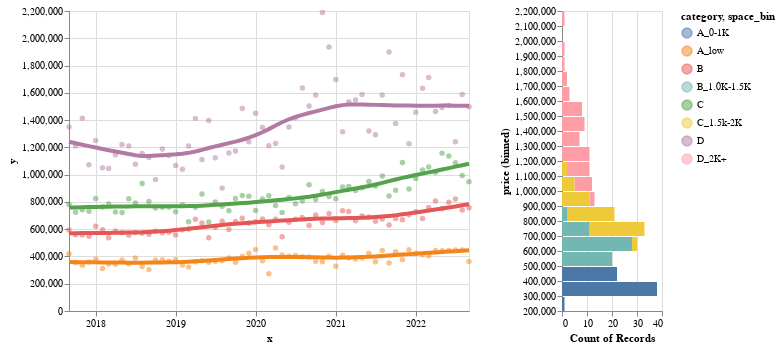

The code cell stored with this chart in its notebook:
### Code cell
test1 = sale_density[['year_month','space_bin','price']].groupby(['year_month','space_bin']).mean()
test1.reset_index(level=0, inplace=True)
test1.reset_index(level=0, inplace=True)

test2=pd.crosstab(mls_data.year_month, mls_data.space_bin,
          aggfunc=np.mean, values=mls_data.price)

sourceMine = pd.DataFrame({
    'x': test2.index,
    'A_low': list(test2['A_0-1K']),
    'B': list(test2['B_1.0K-1.5K']),
    'C': list(test2['C_1.5k-2K']),
    'D': list(test2['D_2K+']),
})

base = alt.Chart(sourceMine).mark_circle(opacity=0.5).transform_fold(
    fold=['A_low', 'B', 'C','D'],
    as_=['category', 'y']
).encode(
    alt.X('x:T'),
    alt.Y('y:Q'),
    alt.Color('category:N')
)

chart2 = alt.Chart(month_pmean).mark_bar().encode(
    x='count()',
    y=alt.Y('price:Q',bin=alt.Bin(maxbins=25)),
    color='space_bin:N'
).properties(
    height=300,
    width=100
)

# base
base + base.transform_loess('x', 'y', groupby=['category'],bandwidth=.4).mark_line(size=4) | chart2

### Figure 1 — Vega-Lite specification as saved in the notebook (floating-point values rounded to 4 significant figures; data arrays with more than 128 entries replaced by an {"elided": "..."} marker saying what was removed)
{"config": {"view": {"continuousWidth": 400, "continuousHeight": 300}}, "hconcat": [{"layer": [{"mark": {"type": "circle", "opacity": 0.5}, "encoding": {"color": {"field": "category", "type": "nominal"}, "x": {"field": "x", "type": "temporal"}, "y": {"field": "y", "type": "quantitative"}}, "transform": [{"fold": ["A_low", "B", "C", "D"], "as": ["category", "y"]}]}, {"mark": {"type": "line", "size": 4}, "encoding": {"color": {"field": "category", "type": "nominal"}, "x": {"field": "x", "type": "temporal"}, "y": {"field": "y", "type": "quantitative"}}, "transform": [{"fold": ["A_low", "B", "C", "D"], "as": ["category", "y"]}, {"loess": "y", "on": "x", "bandwidth": 0.4, "groupby": ["category"]}]}], "data": {"name": "data-a2c9864d5bbd747c68fa985116b5422f"}}, {"data": {"name": "data-ec5ac03890c01d8bc3e0f51615c6e671"}, "mark": "bar", "encoding": {"color": {"field": "space_bin", "type": "nominal"}, "x": {"aggregate": "count", "type": "quantitative"}, "y": {"bin": {"maxbins": 25}, "field": "price", "type": "quantitative"}}, "height": 300, "width": 100}], "$schema": "https://vega.github.io/schema/vega-lite/v4.17.0.json", "datasets": {"data-a2c9864d5bbd747c68fa985116b5422f": [{"x": "2017-09", "A_low": 419000.0, "B": 594600.0, "C": 781700.0, "D": 1350000.0}, {"x": "2017-10", "A_low": 356000.0, "B": 558500.0, "C": 723800.0, "D": 1210000.0}, {"x": "2017-11", "A_low": 336100.0, "B": 557500.0, "C": 742800.0, "D": 1414000.0}, {"x": "2017-12", "A_low": 358800.0, "B": 548400.0, "C": 731200.0, "D": 1072000.0}, {"x": "2018-01", "A_low": 378700.0, "B": 621300.0, "C": 825400.0, "D": 1250000.0}, {"x": "2018-02", "A_low": 311800.0, "B": 595500.0, "C": 763100.0, "D": 1050000.0}, {"x": "2018-03", "A_low": 344400.0, "B": 536800.0, "C": 784700.0, "D": 1044000.0}, {"x": "2018-04", "A_low": 342000.0, "B": 587500.0, "C": 726600.0, "D": 1145000.0}, {"x": "2018-05", "A_low": 374500.0, "B": 574700.0, "C": 723000.0, "D": 1221000.0}, {"x": "2018-06", "A_low": 345800.0, "B": 555200.0, "C": 823000.0, "D": 1210000.0}, {"x": "2018-07", "A_low": 389000.0, "B": 575900.0, "C": 792800.0, "D": 1076000.0}, {"x": "2018-08", "A_low": 326800.0, "B": 570700.0, "C": 934500.0, "D": 1155000.0}, {"x": "2018-09", "A_low": 303500.0, "B": 562400.0, "C": 803000.0, "D": 1126000.0}, {"x": "2018-10", "A_low": 374200.0, "B": 585100.0, "C": 755900.0, "D": 963500.0}, {"x": "2018-11", "A_low": 376500.0, "B": 574300.0, "C": 760900.0, "D": 1189000.0}, {"x": "2018-12", "A_low": 365000.0, "B": 576700.0, "C": 762200.0, "D": 1141000.0}, {"x": "2019-01", "A_low": 376500.0, "B": 557800.0, "C": 727500.0, "D": 1066000.0}, {"x": "2019-02", "A_low": 336700.0, "B": 595300.0, "C": 779900.0, "D": 1039000.0}, {"x": "2019-03", "A_low": 321800.0, "B": 600900.0, "C": 654900.0, "D": 1210000.0}, {"x": "2019-04", "A_low": 361700.0, "B": 672600.0, "C": 760200.0, "D": 1413000.0}, {"x": "2019-05", "A_low": 369300.0, "B": 645200.0, "C": 858300.0, "D": 1110000.0}, {"x": "2019-06", "A_low": 358200.0, "B": 537200.0, "C": 653400.0, "D": 1396000.0}, {"x": "2019-07", "A_low": 364200.0, "B": 614200.0, "C": 798700.0, "D": 1124000.0}, {"x": "2019-08", "A_low": 368400.0, "B": 658300.0, "C": 768200.0, "D": 901100.0}, {"x": "2019-09", "A_low": 388800.0, "B": 597600.0, "C": 734700.0, "D": 1159000.0}, {"x": "2019-10", "A_low": 356600.0, "B": 656400.0, "C": 825700.0, "D": 1174000.0}, {"x": "2019-11", "A_low": 400600.0, "B": 679400.0, "C": 846700.0, "D": 1484000.0}, {"x": "2019-12", "A_low": 422800.0, "B": 643900.0, "C": 842400.0, "D": 1241000.0}, {"x": "2020-01", "A_low": 450300.0, "B": 655200.0, "C": 736600.0, "D": 1451000.0}, {"x": "2020-02", "A_low": 367700.0, "B": 675400.0, "C": 820800.0, "D": 1346000.0}, {"x": "2020-03", "A_low": 272800.0, "B": 632800.0, "C": 845900.0, "D": 1211000.0}, {"x": "2020-04", "A_low": 461400.0, "B": 673800.0, "C": 773600.0, "D": 1228000.0}, {"x": "2020-05", "A_low": 411100.0, "B": 545300.0, "C": 723200.0, "D": 1056000.0}, {"x": "2020-06", "A_low": 401300.0, "B": 650600.0, "C": 831700.0, "D": 1349000.0}, {"x": "2020-07", "A_low": 407400.0, "B": 672500.0, "C": 785900.0, "D": 1416000.0}, {"x": "2020-08", "A_low": 397600.0, "B": 685600.0, "C": 807100.0, "D": 1636000.0}, {"x": "2020-09", "A_low": 396200.0, "B": 626700.0, "C": 926000.0, "D": 1503000.0}, {"x": "2020-10", "A_low": 364600.0, "B": 704500.0, "C": 818000.0, "D": 1585000.0}, {"x": "2020-11", "A_low": 361700.0, "B": 648700.0, "C": 876800.0, "D": 2189000.0}, {"x": "2020-12", "A_low": 400800.0, "B": 715700.0, "C": 839200.0, "D": 1935000.0}, {"x": "2021-01", "A_low": 328500.0, "B": 663000.0, "C": 822900.0, "D": 1697000.0}, {"x": "2021-02", "A_low": 408400.0, "B": 735200.0, "C": 909600.0, "D": 1315000.0}, {"x": "2021-03", "A_low": 390800.0, "B": 729200.0, "C": 913000.0, "D": 1535000.0}, {"x": "2021-04", "A_low": 381600.0, "B": 662000.0, "C": 882900.0, "D": 1548000.0}, {"x": "2021-05", "A_low": 389400.0, "B": 697200.0, "C": 903700.0, "D": 1588000.0}, {"x": "2021-06", "A_low": 423300.0, "B": 689400.0, "C": 949600.0, "D": 1319000.0}, {"x": "2021-07", "A_low": 360600.0, "B": 658900.0, "C": 916100.0, "D": 1293000.0}, {"x": "2021-08", "A_low": 442900.0, "B": 674100.0, "C": 989900.0, "D": 1584000.0}, {"x": "2021-09", "A_low": 352000.0, "B": 631200.0, "C": 843800.0, "D": 1900000.0}, {"x": "2021-10", "A_low": 435000.0, "B": 677700.0, "C": 885800.0, "D": 1374000.0}, {"x": "2021-11", "A_low": 375800.0, "B": 668500.0, "C": 1089000.0, "D": 1733000.0}, {"x": "2021-12", "A_low": 448900.0, "B": 706300.0, "C": 894100.0, "D": 1227000.0}, {"x": "2022-01", "A_low": 423000.0, "B": 727800.0, "C": 971000.0, "D": 1457000.0}, {"x": "2022-02", "A_low": 413000.0, "B": 678400.0, "C": 1035000.0, "D": 1634000.0}, {"x": "2022-03", "A_low": 405500.0, "B": 759000.0, "C": 1056000.0, "D": 1712000.0}, {"x": "2022-04", "A_low": 444500.0, "B": 806300.0, "C": 1018000.0, "D": 1464000.0}, {"x": "2022-05", "A_low": 441900.0, "B": 749800.0, "C": 1158000.0, "D": 1492000.0}, {"x": "2022-06", "A_low": 444400.0, "B": 797600.0, "C": 1137000.0, "D": 1507000.0}, {"x": "2022-07", "A_low": 447000.0, "B": 821300.0, "C": 1086000.0, "D": 1241000.0}, {"x": "2022-08", "A_low": 446600.0, "B": 740500.0, "C": 993300.0, "D": 1588000.0}, {"x": "2022-09", "A_low": 363000.0, "B": 758000.0, "C": 947900.0, "D": 1498000.0}], "data-ec5ac03890c01d8bc3e0f51615c6e671": {"elided": "244 records"}}}
